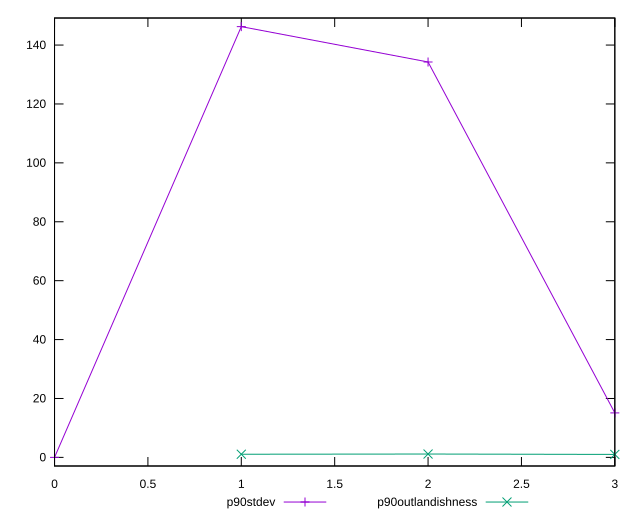

This figure's gnuplot source:
reset

$p90Stdev <<EOF
0 0
1 146.25801390239334
2 134.24850343898908
3 15.105021568585238
EOF

$p90Outlandishness <<EOF
1 1.0712836257495162
2 1.1379439855080742
3 1.0115357437104695
EOF

set key outside below
set xrange [0:3]
set yrange [-2.925160278047867:149.1831741804412]
set trange [-2.925160278047867:149.1831741804412]
set terminal svg size 640, 520 enhanced background rgb 'white'
set output "reports/report_00027_2021-02-24T12-40-31.850Z/uses-rel-preconnect/progression/stddev.svg"

plot $p90Stdev title "p90stdev" with linespoints, \
     $p90Outlandishness title "p90outlandishness" with linespoints

reset
